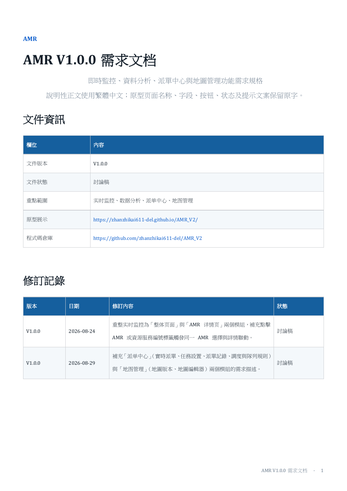
#> input picture .tmp/prd-word/final-render/page-01.png, 347 x 491 px, shrunk from 993 x 1404 before the run
$ python make_contact_sheets.py
#> lines starting #> are read from the running program, lines starting #| are printed output that depends on the picture
from pathlib import Path
from PIL import Image, ImageDraw

root = Path(r"C:\Users\Kai\Documents\ChatGPT\AMR\AMR_V2\.tmp\prd-word")
pages = sorted((root / "final-render").glob("page-*.png"), key=lambda p: int(p.stem.split("-")[-1]))
out = root / "contact-sheets"
out.mkdir(exist_ok=True)
for old in out.glob("sheet-*.png"):
    old.unlink()
for start in range(0, len(pages), 4):
    batch = pages[start:start + 4]
    opened = [Image.open(p).convert("RGB") for p in batch]
#> opened = 1 item
    width = max(im.width for im in opened)
#> width = 347
    height = max(im.height for im in opened)
#> height = 491
    sheet = Image.new("RGB", (width * 2 + 30, height * 2 + 50), "#CCD3D8")
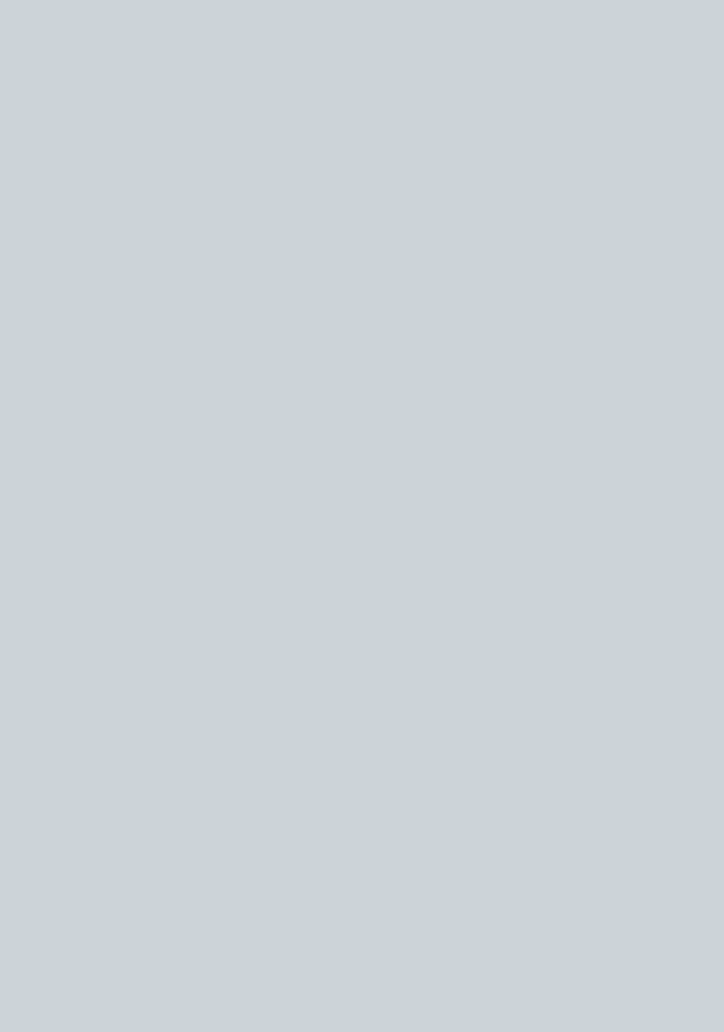
#> sheet: PIL image 724x1032 RGB; mean R, G, B 204, 211, 216
    draw = ImageDraw.Draw(sheet)
    for idx, (path, im) in enumerate(zip(batch, opened)):
        x = (idx % 2) * (width + 30)
        y = (idx // 2) * (height + 25) + 25
        sheet.paste(im, (x, y))
        draw.text((x + 8, y - 20), path.stem, fill="#15202B")
#> this loop made 1 pass
#> (x, y) on pass 1: (0, 25)
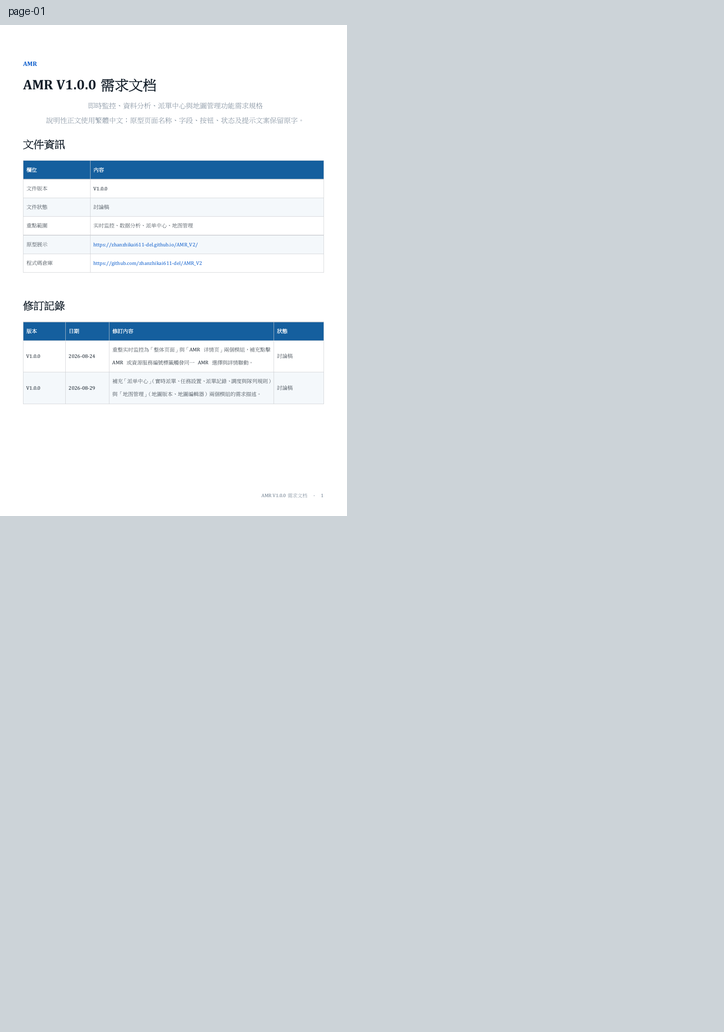
#> sheet: PIL image 724x1032 RGB; mean R, G, B 211.1, 217.7, 222.7
    sheet.save(out / f"sheet-{start // 4 + 1:02d}.png")
print(f"sheets={(len(pages) + 3) // 4}")
